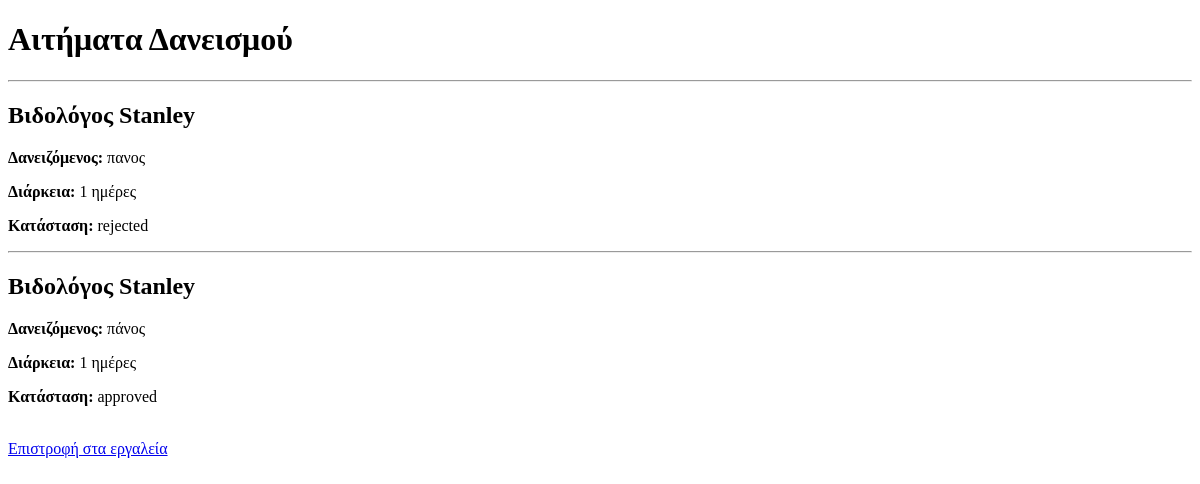
The page /requests on the database as committed earlier.
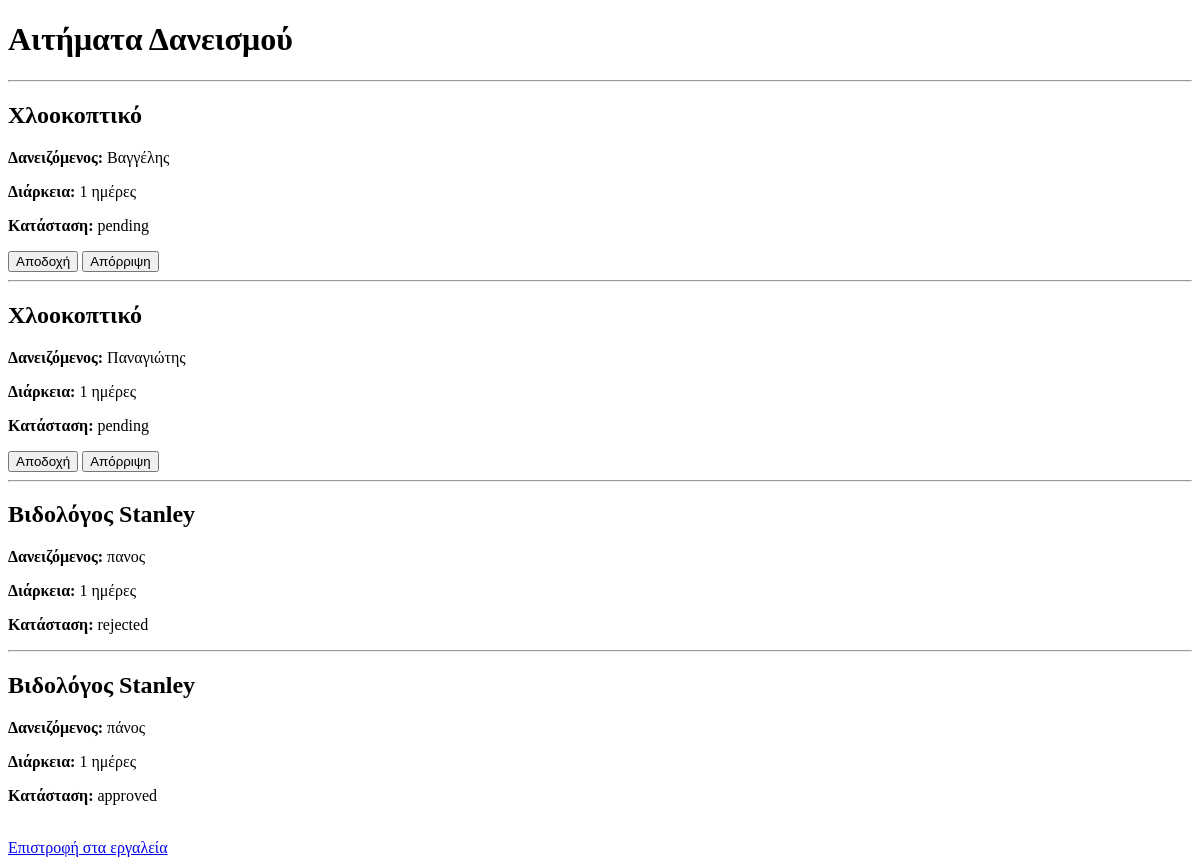
The same page on the database as committed later.
### tables this page shows
CREATE TABLE requests (
        id INTEGER PRIMARY KEY AUTOINCREMENT,
        tool_id INTEGER NOT NULL,
        borrower TEXT NOT NULL,
        days INTEGER NOT NULL,
        status TEXT NOT NULL DEFAULT 'pending',
        FOREIGN KEY (tool_id) REFERENCES tools (id)
    );

CREATE TABLE tools (
            id INTEGER PRIMARY KEY AUTOINCREMENT,
            name TEXT NOT NULL,
            description TEXT NOT NULL,
            available INTEGER NOT NULL DEFAULT 1
        );

### app.py (the view)
@app.route("/requests")
def requests():
    connection = get_db_connection()
    requests = connection.execute("""
        SELECT requests.*, tools.name AS tool_name
        FROM requests
        JOIN tools ON requests.tool_id = tools.id
        ORDER BY requests.id DESC
    """).fetchall()
    connection.close()
    return render_template("requests.html", requests=requests)

### app.py (called while the page is built)
def get_db_connection():
    connection = sqlite3.connect(DATABASE)
    connection.row_factory = sqlite3.Row
    return connection

### templates/requests.html (shortened to what this page needs)
<!DOCTYPE html>
<html lang="el">
<head>
</head>
<body>
    <h1>Αιτήματα Δανεισμού</h1>
    {% if requests %}
        {% for item in requests %}
            <hr>
            <h2>{{ item["tool_name"] }}</h2>
            <p>
                <strong>Δανειζόμενος:</strong>
                {{ item["borrower"] }}
            </p>
            <p>
                <strong>Διάρκεια:</strong>
                {{ item["days"] }} ημέρες
            </p>
            <p>
                <strong>Κατάσταση:</strong>
                {{ item["status"] }}
            </p>
            {% if item["status"] == "pending" %}
                <form method="POST"
                      action="/requests/{{ item['id'] }}/approve"
                      style="display:inline;">
                    <button type="submit">
                        Αποδοχή
                    </button>
                </form>
                <form method="POST"
                      action="/requests/{{ item['id'] }}/reject"
                      style="display:inline;">
                    <button type="submit">
                        Απόρριψη
                    </button>
                </form>
            {% endif %}
        {% endfor %}
    {% else %}
        <p>Δεν υπάρχουν αιτήματα δανεισμού.</p>
    {% endif %}
    <br>
    <a href="/">Επιστροφή στα εργαλεία</a>
</body>
</html>

Rows that differ between the two databases and show on the page:
added requests: tool_name "Χλοοκοπτικό", borrower "Βαγγέλης", days "1", status "pending"
added requests: tool_name "Χλοοκοπτικό", borrower "Παναγιώτης", days "1", status "pending"
